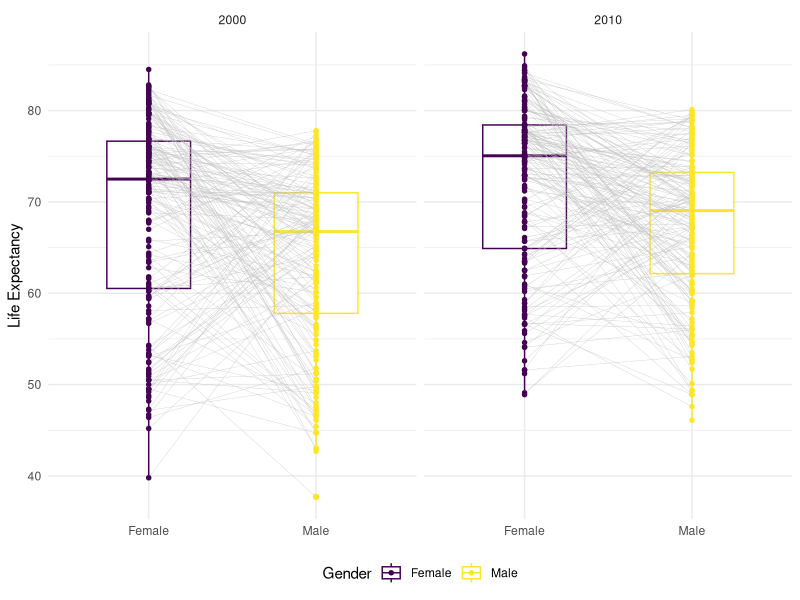
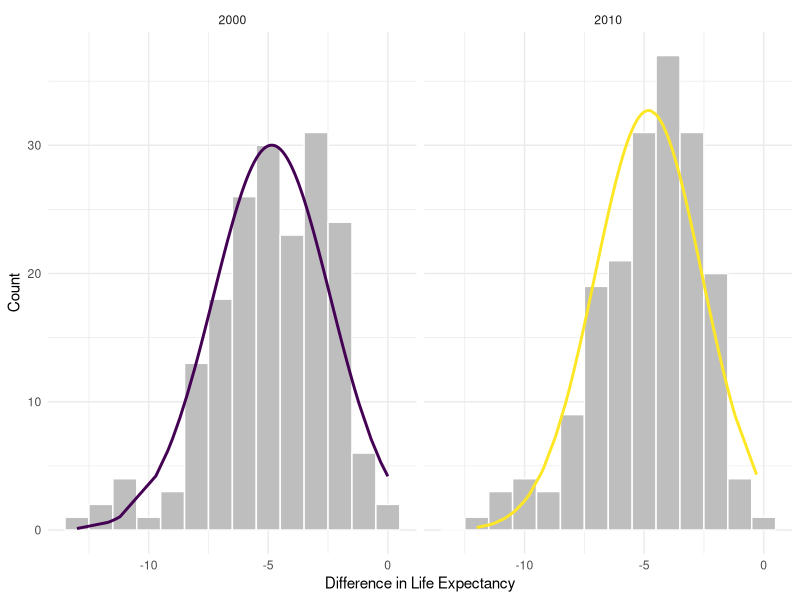
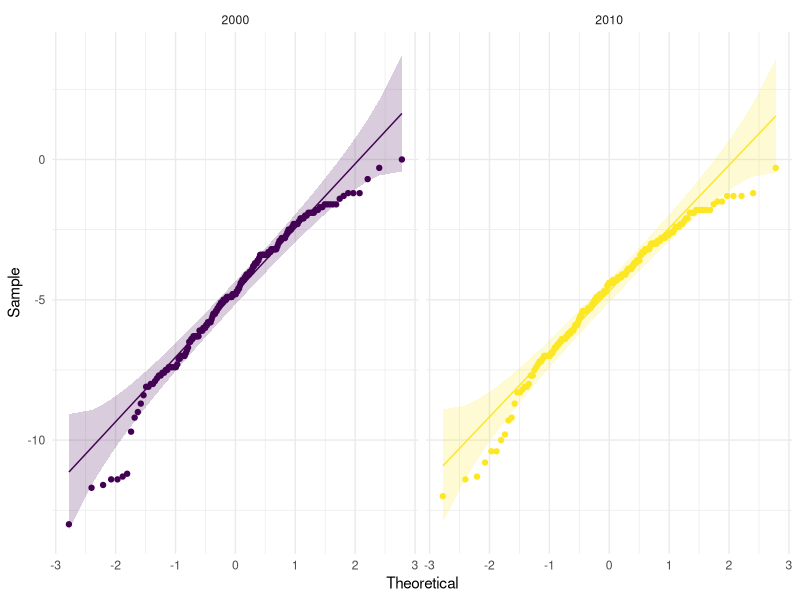
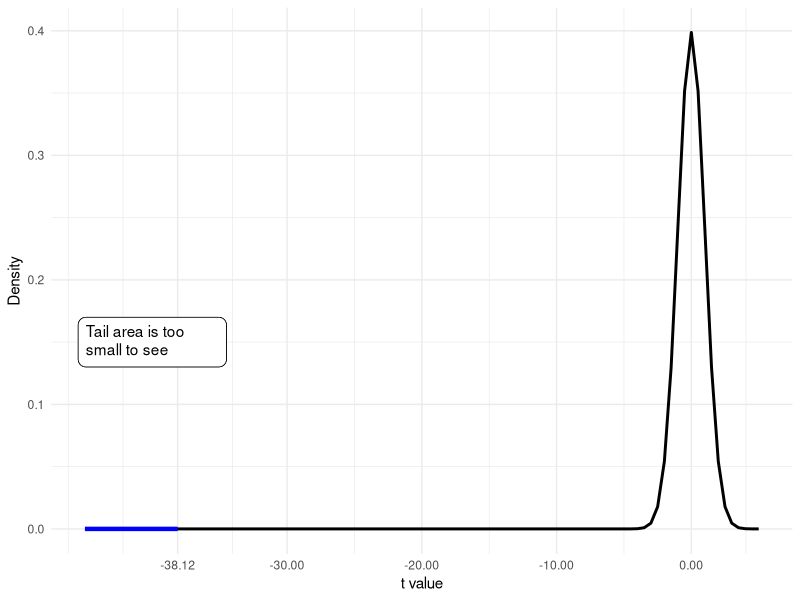
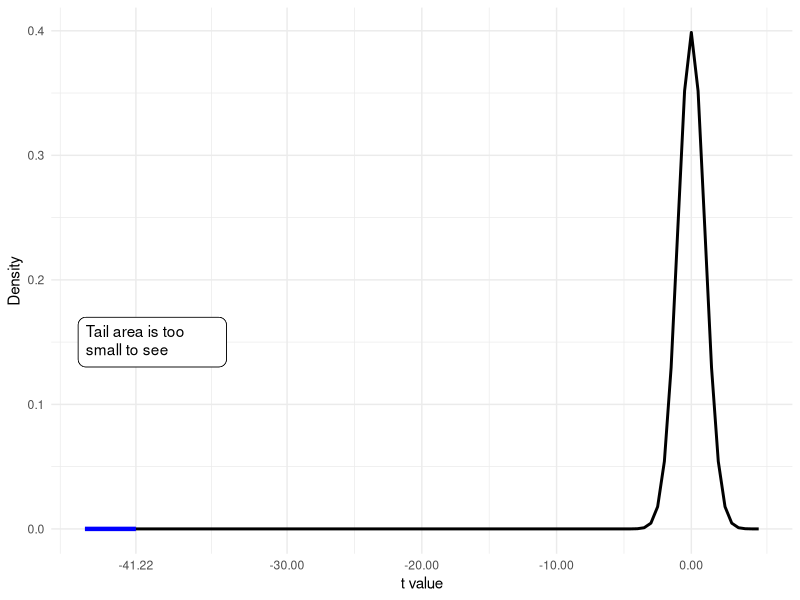
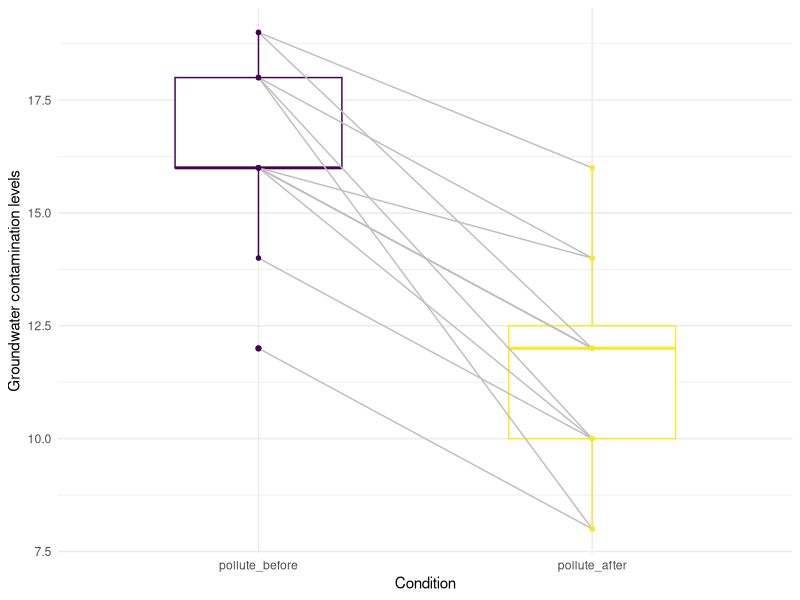
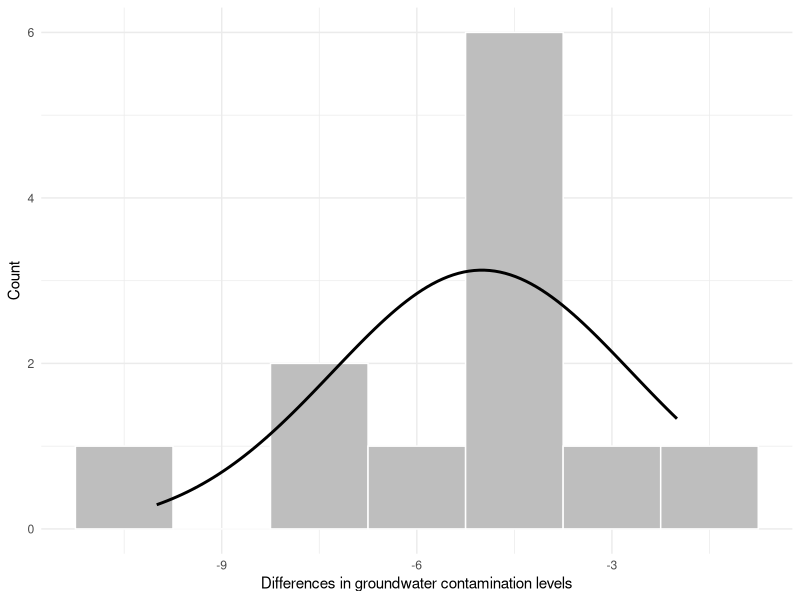
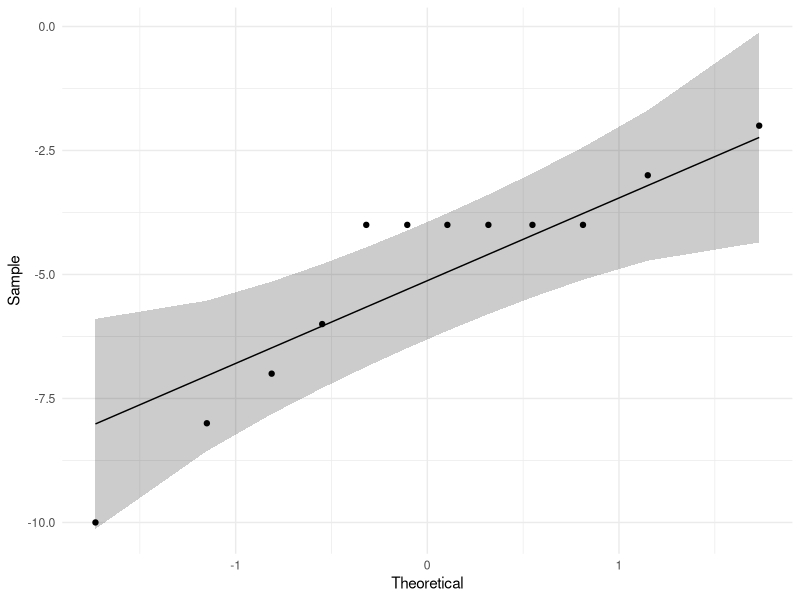

The R source for these figures, in order:
## ---- chunk 1
#| message: false

library(tidyverse)
library(knitr)
library(kableExtra)
library(haven)
library(ggpubr)
library(ggtext)
library(purrr)
## ---- chunk 2
gapminder_data_ori <- read_sav("SPSS_Gapminder_main_1 (1).sav")
gapminder_data <- gapminder_data_ori |> 
  select(
    country, OECD_G77, LE00, LE10, LEf00, LEf10, LEm00, LEm10
  ) |> 
  pivot_longer(
    cols = c(LEf00, LEf10, LEm00, LEm10),
    names_to = "ori_vars",
    values_to = "life_exp"
  ) |> 
  mutate(
    gender = ifelse(grepl("LEf", ori_vars), "Female", "Male"),
    year = ifelse(grepl("00", ori_vars), 2000, 2010)
  ) |> 
  select(-ori_vars)
gapminder_data_fm <- gapminder_data_ori |> 
  select(
    country, OECD_G77, LE00, LE10, LEf00, LEf10, LEm00, LEm10
  ) |> 
  mutate(
    diff_00 = LEm00 - LEf00,
    diff_10 = LEm10 - LEf10
  ) |> 
  pivot_longer(
    cols = c(diff_00, diff_10),
    names_to = "year",
    values_to = "life_exp_diff"
  ) |> 
  mutate(
    year = ifelse(
      grepl("00", year), 2000, 2010
    )
  )
## ---- chunk 3
#| label: tbl-life-exp-all-summary
#| tbl-cap: Summary statistics for male and female life expectancy across countries in 2000 and 2010

gapminder_life_exp_all_summary <- gapminder_data |> 
  group_by(year, gender) |> 
  summarise(
    mean = mean(life_exp, na.rm = TRUE),
    sd = sd(life_exp, na.rm = TRUE),
    .groups = "drop"
  )
gapminder_life_exp_all_summary |> 
  kbl(
    col.names = c("Year", "Gender", "M", "SD")
  ) |> 
  kable_styling(
    bootstrap_options = c("striped", "condensed"),
    latex_options = c("striped")
  )
## ---- chunk 4
#| message: false
#| warning: false
#| label: fig-life-exp-gender-year
#| fig-cap: Comparison of male and female life expectancy across countries for the years 2000 and 2010
#| fig-asp: 0.5625

ggpaired(
  gapminder_data, x = "gender", y = "life_exp",
  color = "gender", line.color = "gray", line.size = .1,
  alpha = .1
) + 
  scale_color_viridis_d(name = "Gender", option = "D") + 
  facet_wrap(vars(year)) + 
  theme_minimal() + 
  theme(
    legend.position = "bottom",
    axis.title.x = element_blank()
  ) + 
  labs(
    y = "Life Expectancy"
  )
## ---- chunk 5
    #| label: fig-dist-fm-across-countries
    #| fig-cap: Distribution of differences in life expectancy between males and females across countries in 2000 and 2010
    #| fig-asp: 0.5625
    #| warning: false

    gapminder_data_fm |> 
      ggplot(aes(x = life_exp_diff)) + 
      geom_histogram(
        binwidth = 1,
        color = "white",
        fill = "grey"
      ) + 
      facet_wrap(vars(year)) + 
      geom_line(
        aes(y = 184 * dnorm(
          life_exp_diff,
          mean = tapply(life_exp_diff, year, mean, na.rm = TRUE)[PANEL],
          sd = tapply(life_exp_diff, year, sd, na.rm = TRUE)[PANEL]
        ),
        color = factor(year)),
        linewidth = 1,
        show.legend = FALSE
      ) + 
      scale_color_viridis_d() + 
      theme_minimal() + 
      labs(
        x = "Difference in Life Expectancy",
        y = "Count"
      )

## ---- chunk 6
    #| label: fig-qqplot-fm-across-countries
    #| fig-cap: QQ plots displaying the distribution of differences in life expectancy between males and females across countries for the years 2000 and 2010
    #| fig-asp: 0.5625
    #| warning: false

    gapminder_data_fm |> 
      mutate(year = factor(year)) |> 
      ggqqplot(
      x = "life_exp_diff",
      color = "year"
    ) + 
      facet_wrap(vars(year)) + 
      scale_color_viridis_d() + 
      scale_fill_viridis_d() + 
      theme_minimal() + 
      theme(
        legend.position = "none"
      )
## ---- chunk 7
    shapiro00_life_exp <- shapiro.test(
      gapminder_data_fm$life_exp_diff[gapminder_data_fm$year == 2000]
    )
    print(shapiro00_life_exp)

    shapiro10_life_exp <- shapiro.test(
      gapminder_data_fm$life_exp_diff[gapminder_data_fm$year == 2010]
    )
    print(shapiro10_life_exp)
## ---- chunk 8
t_test00 <- t.test(
  gapminder_data_fm$LEm00,
  gapminder_data_fm$LEf00,
  paired = TRUE
)
print(t_test00)

t_test10 <- t.test(
  gapminder_data_fm$LEm10,
  gapminder_data_fm$LEf10,
  paired = TRUE
)
print(t_test10)

## ---- chunk 9
#| label: fig-t-dist-life-exp-all
#| fig-cap: "Theoretical $t$-distribution with 367 degrees of freedom"
#| fig-subcap: 
#|  - "Tail area representing p-value from paired t-test for 2000 data"
#|  - "Tail area representing p-value from paired t-test for 2010 data"
#| fig-asp: .3

ggplot(data.frame(
  x = c(-45, 5)),
  aes(x = x)
) + 
  stat_function(
    fun = dt,
    args = list(df = 367),
    linewidth = 1
  ) + 
  stat_function(
    fun = dt,
    args = list(df = 367),
    xlim = c(-45, as.numeric(t_test00$statistic)),
    linewidth = 1.5,
    color = "blue"
  ) + 
  geom_textbox(
    x = -40,
    y = .15,
    label = "Tail area is too small to see",
    maxwidth = .2
  ) + 
  scale_x_continuous(
    breaks = c(
      round(as.numeric(t_test00$statistic), 2),
      -30, -20, -10, 0
    )
  ) + 
  labs(
    x = "t value",
    y = "Density"
  ) +
  theme_minimal() + 
  theme(
    plot.title = element_textbox_simple()
  )

ggplot(data.frame(
  x = c(-45, 5)),
  aes(x = x)
) + 
  stat_function(
    fun = dt,
    args = list(df = 367),
    linewidth = 1
  ) + 
  stat_function(
    fun = dt,
    args = list(df = 367),
    xlim = c(-45, as.numeric(t_test10$statistic)),
    linewidth = 1.5,
    color = "blue"
  ) + 
  geom_textbox(
    x = -40,
    y = .15,
    label = "Tail area is too small to see",
    maxwidth = .2
  ) + 
  scale_x_continuous(
    breaks = c(
      round(as.numeric(t_test10$statistic), 2),
      -30, -20, -10, 0
    )
  ) + 
  labs(
    x = "t value",
    y = "Density"
  ) +
  theme_minimal() + 
  theme(
    plot.title = element_textbox_simple()
  )
## ---- chunk 10
#| echo: true

# Calculating r and d for 2000 data
r_life_exp_all00 <- sqrt(
  as.numeric(t_test00$statistic)^2 / (as.numeric(t_test00$statistic)^2 + as.numeric(t_test00$parameter))
)
d_life_exp_all00 <- 2 * as.numeric(t_test00$statistic) / sqrt(as.numeric(t_test00$parameter))

# Calculating r and d for 2010 data
r_life_exp_all10 <- sqrt(
  as.numeric(t_test10$statistic)^2 / (as.numeric(t_test10$statistic)^2 + as.numeric(t_test10$parameter))
)
d_life_exp_all10 <- 2 * as.numeric(t_test10$statistic) / sqrt(as.numeric(t_test10$parameter))
## ---- chunk 11
#| label: tbl-life-exp-grouped-summary
#| tbl-cap: "Summary statistics of male and female life expectancy in OECD, G77, and other countries for 2000 and 2010"

gapminder_grouped_summary <- gapminder_data |> 
  select(-LE00, -LE10) |> 
  drop_na() |> 
  group_by(OECD_G77, year, gender) |> 
  summarise(
    n = n(),
    mean = mean(life_exp, na.rm = TRUE),
    sd = sd(life_exp, na.rm = TRUE),
    .groups = "drop"
  ) |> 
  mutate(
    OECD_G77 = ifelse(
      OECD_G77 == 1, "OECD",
      ifelse(
        OECD_G77 == 2, "G77", "others"
      )
    )
  )
gapminder_grouped_summary |> 
  kbl(
    col.names = c("Group", "Year", "Gender", "n", "M", "SD")
  ) |> 
  kable_styling(
    bootstrap_options = c("condensed", "striped"),
    latex_options = c("striped")
  )
## ---- chunk 12
shapiro.test(
  gapminder_data_fm$life_exp_diff[gapminder_data_fm$year == 2000 & gapminder_data_fm$OECD_G77 == 3]
)

shapiro.test(
  gapminder_data_fm$life_exp_diff[gapminder_data_fm$year == 2010 & gapminder_data_fm$OECD_G77 == 3]
)
## ---- chunk 13
#| label: tbl-t-test-result
#| tbl-cap: "Paired t-test results for life expectancy differences between males and females"

grouped_t_test <- gapminder_data |> 
  pivot_wider(
    names_from = gender,
    values_from = life_exp
  ) |> 
  rename(
    life_exp_f = Female,
    life_exp_m = Male
  ) |> 
  drop_na() |> 
  group_by(OECD_G77, year) |> 
  summarise(
    t_test = list(
      t.test(life_exp_m, life_exp_f, paired = TRUE)
    ),
    .groups = "drop"
  ) |> 
  mutate(
    OECD_G77 = ifelse(
      OECD_G77 == 1, "OECD",
      ifelse(OECD_G77 == 2, "G77", "others")
    ),
    df = map_dbl(t_test, ~ .x$parameter),
    t_statistic = map_dbl(t_test, ~ .x$statistic),
    p_value = map_dbl(t_test, ~ .x$p.value)
  ) |> 
  select(OECD_G77, year, df, t_statistic, p_value)

grouped_t_test |> 
  mutate(
    p_value = as.character(signif(p_value, 3))
  ) |> 
  kbl(
    col.names = c("Group", "Year", "df",
                  "t", "p")
  ) |> 
  kable_styling(
    bootstrap_options = c("striped", "condensed"),
    latex_options = c("striped")
  )
## ---- chunk 14
#| label: tbl-t-test-effect-size
#| tbl-cap: "Effect sizes (Pearson's r and Cohen's d) for differences in male and female life expectancy across OECD, G77, and other countries in 2000 and 2010"

grouped_t_test |> 
  mutate(
    p_value = as.character(signif(p_value, 3)),
    r = sqrt(t_statistic^2 / (t_statistic^2 + df)),
    d = 2 * t_statistic / sqrt(df)
  ) |> 
  kbl(
    col.names = c("Group", "Year", "df",
                  "t", "p",
                  "Pearson's r", "Cohen's d")
  ) |> 
  kable_styling(
    bootstrap_options = c("striped", "condensed"),
    latex_options = c("striped")
  )
## ---- chunk 15
pollution_data <- read_sav("Pollution.sav")
pollution_data <- pollution_data |> 
  mutate(
    pollute_diff = pollute_after - pollute_before
  )
pollution_longer <- pollution_data |> 
  select(-pollute_diff) |> 
  pivot_longer(
    cols = c(pollute_before, pollute_after),
    names_to = "time",
    values_to = "pollute"
  ) |> 
  mutate(
    time = ifelse(
      time == "pollute_before", "before", "after"
    )
  )
## ---- chunk 16
#| label: tbl-summary-stat-pollution
#| tbl-cap: "Summary statistics of groundwater contamination levels before and after the waste removal system installation"

pollution_longer |> 
  group_by(time) |> 
  summarise(
    n = n(),
    mean = mean(pollute, na.rm = TRUE),
    sd = sd(pollute, na.rm = TRUE)
  ) |> 
  kbl(
    col.names = c("Time", "n", "M", "SD")
  ) |> 
  kable_styling(
    bootstrap_options = c("striped", "condensed"),
    latex_options = c("striped")
  )
## ---- chunk 17
#| label: fig-dist-before-after-pollute
#| fig-cap: "Distribution of groundwater contamination levels before and after the waste removal system installation"
#| fig-asp: 0.5625

ggpaired(
  pollution_data,
  cond1 = "pollute_before", cond2 = "pollute_after",
  line.color = "gray",
  color = "condition"
) + 
  scale_colour_viridis_d() + 
  theme_minimal() + 
  theme(
    legend.position = "none"
  ) + 
  labs(
    x = "Condition",
    y = "Groundwater contamination levels"
  )
## ---- chunk 18
    #| label: fig-dist-diff-pollute
    #| fig-cap: "Distribution of groundwater contamination level differences before and after intervention"
    #| fig-asp: 0.5625

    pollution_data |> 
      ggplot(aes(x = pollute_diff)) + 
      geom_histogram(
        binwidth = 1.5,
        color = "white",
        fill = "gray"
      ) + 
      stat_function(
        fun = function(x) 12 * 1.5 * dnorm(
          x,
          mean = mean(pollution_data$pollute_diff),
          sd = sd(pollution_data$pollute_diff)
        ),
        linewidth = 1
      ) + 
      theme_minimal() + 
      labs(
        x = "Differences in groundwater contamination levels",
        y = "Count"
      )
## ---- chunk 19
    #| label: fig-qqplot-pollute-diff
    #| fig-cap: "Q-Q plot of groundwater contamination level differences before and after intervention"
    #| fig-asp: 0.5625

    pollution_data |> 
      ggqqplot(
        x = "pollute_diff"
      ) + 
      theme_minimal()
## ---- chunk 20
    shapiro.test(pollution_data$pollute_diff)
## ---- chunk 21
#| warning: false

wilcox.test(
  x = pollution_data$pollute_before,
  y = pollution_data$pollute_after,
  paired = TRUE,
  alternative = c("two.sided"),
  mu = 0
)
## ---- chunk 22
#| echo: true

t_test_pollute <- t.test(
  x = pollution_data$pollute_before,
  y = pollution_data$pollute_after,
  paired = TRUE
)
t_pollute <- t_test_pollute$statistic |> 
  as.numeric()
df_pollute <- t_test_pollute$parameter |> 
  as.numeric()
r_pollute <- sqrt(
  t_pollute^2 / (t_pollute^2 + df_pollute)
)
d_pollute <- 2 * t_pollute / sqrt(df_pollute)

print(r_pollute)
print(d_pollute)
